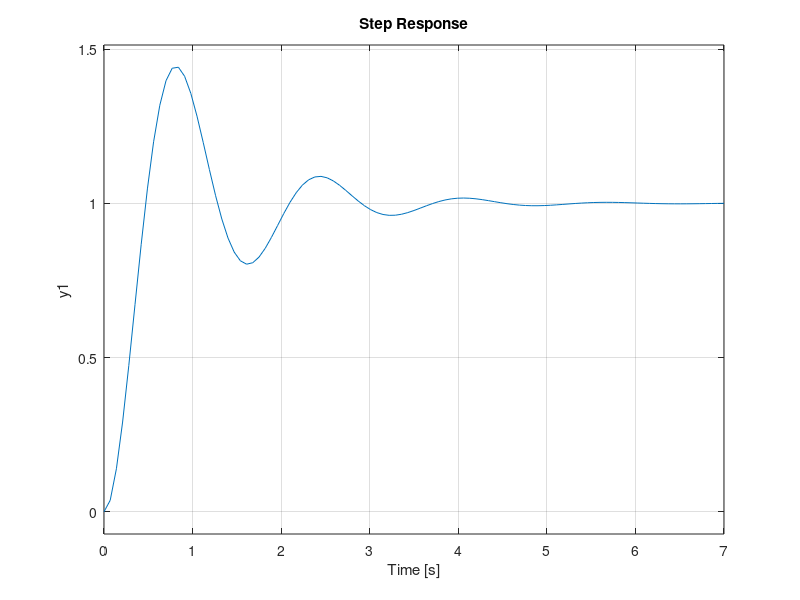

MATLAB code for this plot:
% Experimente 5.2
% p.203 do Nise 7a Edicao

clear all
%%
a=2;
nung=16;
deng=poly([0 -a]);
G=tf(nung,deng);
T=feedback(G,1);
[numt,dent]= tfdata(T,'v');
wn = sqrt(dent(3))
z=dent(2)/(2*wn)
Ts=4/(z*wn)
Tp=pi/(wn*sqrt(1-z^2))
pos=exp(-z*pi/sqrt(1-z^2))*100
Tr=(1.76*z^3-0.417*z^2+1.039*z+1)/wn
step(T)